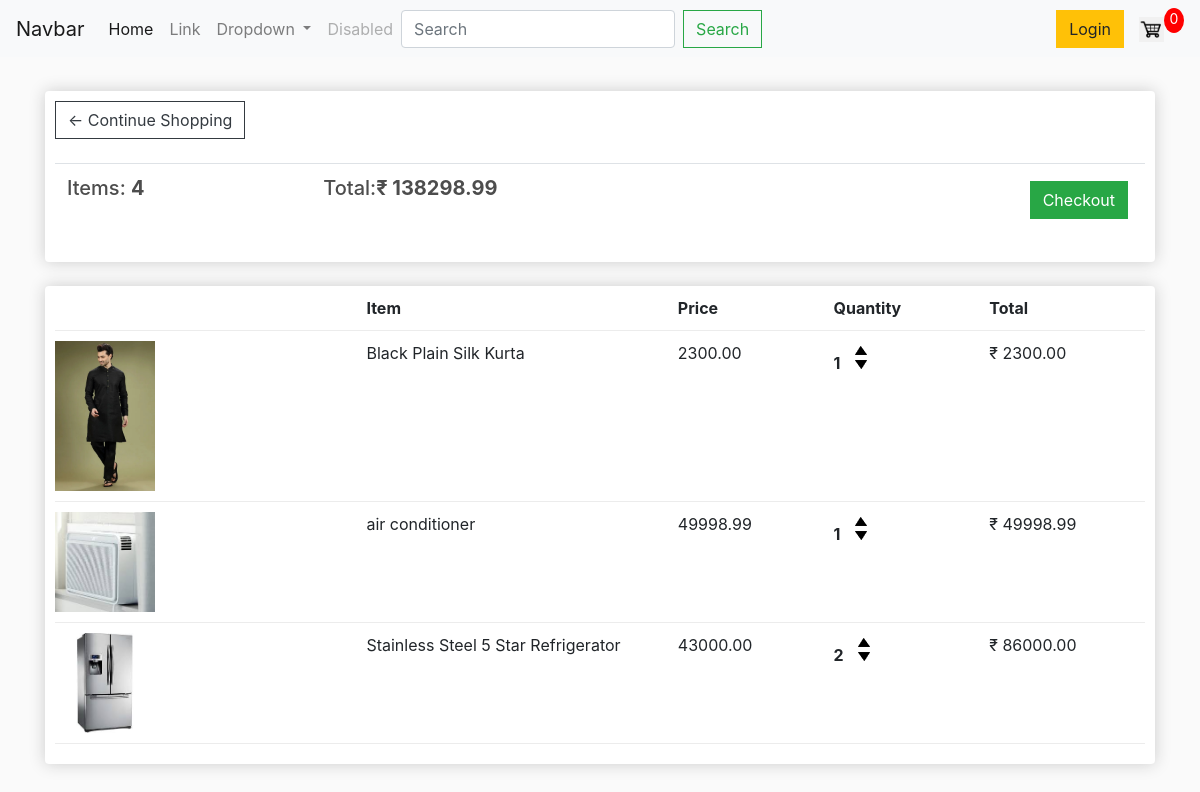
The app's page /cart/ (signed in) with its own data.
### app/models.py (models this page shows, shortened)
class Order(models.Model):
    customer = models.ForeignKey(Customer,on_delete=models.SET_NULL,null=True,blank=True)
    order_number = models.CharField(max_length=20, unique=True,null=True)
    created_at = models.DateTimeField(auto_now_add=True)
    updated_at = models.DateTimeField(auto_now=True)
    status = models.CharField(max_length=20, choices=[
        ('Pending', 'Pending'),
        ('Processing', 'Processing'),
        ('Shipped', 'Shipped'),
        ('Delivered', 'Delivered'),
        ('Canceled', 'Canceled'),
    ],null=True,blank=True)
    complete=models.BooleanField(default=False,null=True,blank=True)
    @property
    def get_cart_total(self):
        orderitem=self.orderitem_set.all()
        total=sum([item.get_total for item in orderitem])
        return total
    @property
    def get_cart_item(self):
        orderitem=self.orderitem_set.all()
        total=sum([item.quantity for item in orderitem])
        return total

class Orderitem(models.Model):
    product=models.ForeignKey(Product,on_delete=models.SET_NULL,null=True)
    order=models.ForeignKey(Order,on_delete=models.SET_NULL,null=True)
    quantity=models.IntegerField(default=0,null=True)
    date_added=models.DateTimeField(auto_now_add=True)
    @property
    def get_total(self):
        total=self.product.price*self.quantity
        return total

class Product(models.Model):
    name = models.CharField(max_length=255)
    description = models.TextField()
    price = models.DecimalField(max_digits=10, decimal_places=2)
    image = models.ImageField(upload_to='pro_img')
    category = models.ForeignKey('Category', on_delete=models.SET_NULL, null=True)
    brand = models.CharField(max_length=100)
    stock_quantity = models.PositiveIntegerField()
    created_at = models.DateTimeField(auto_now_add=True)
    updated_at = models.DateTimeField(auto_now=True)
    catelog=models.ForeignKey('Catelog',on_delete=models.SET_NULL, null=True)

### app/views.py (the view)
# urls.py: path('cart/', views.view_cart,name='cart'),
def view_cart(request):
	if request.user.is_authenticated:
		customer = request.user.customer
		order, created = Order.objects.get_or_create(customer=customer, complete=False)
		items = order.orderitem_set.all()
	else:
		items = []
		order = {'get_cart_total':0, 'get_cart_items':0}
	context = {'items':items, 'order':order}
	return render(request, 'cart.html', context)

### app/templates/cart.html
{% extends 'master.html' %}
{% load static %}
{% block content %}
	<div class="row">
		<div class="col-lg-12">
			<div class="box-element">
				<a  class="btn btn-outline-dark" href="{% url 'product' %}">&#x2190; Continue Shopping</a>
				<br>
				<br>
				<table class="table">
					<tr>
						<th><h5>Items: <strong>{{order.get_cart_item}}</strong></h5></th>
						<th><h5>Total:<strong>₹ {{order.get_cart_total}}</strong></h5></th>
						<th>
							<a  style="float:right; margin:5px;" class="btn btn-success" href="{% url 'checkout' %}">Checkout</a>
						</th>
					</tr>
				</table>
			</div>
			<br>
			<div class="box-element">
				<div class="cart-row">
					<div style="flex:2"></div>
					<div style="flex:2"><strong>Item</strong></div>
					<div style="flex:1"><strong>Price</strong></div>
					<div style="flex:1"><strong>Quantity</strong></div>
					<div style="flex:1"><strong>Total</strong></div>
				</div>
				{%for item in items%}
				<div class="cart-row">
					<div style="flex:2"><img class="row-image" src="/static/images/{{item.product.image}}"></div>
					<div style="flex:2"><p>{{item.product.name}} </p></div>
					<div style="flex:1"><p>{{item.product.price}}</p></div>
					<div style="flex:1">
						<p class="quantity">{{item.quantity}}</p>
						<div class="quantity">
							<img class="chg-quantity" src="{% static  'images/pngs/arrow-up.png' %}">
							<img class="chg-quantity" src="{% static  'images/pngs/arrow-down.png' %}">
						</div>
					</div>
					<div style="flex:1"><p>₹ {{item.get_total}}</p></div>
				</div>
				{%endfor%}
			</div>
		</div>
	</div>
{% endblock content %}

### app/templates/master.html (shortened to what this page needs)
<!DOCTYPE html>
{% load static %}
<html>
<head>
	<link rel="stylesheet" href="https://stackpath.bootstrapcdn.com/bootstrap/4.4.1/css/bootstrap.min.css">
	<link rel="stylesheet" type="text/css" href="{% static 'css/main.css' %}">
</head>
<body>
	<nav class="navbar navbar-expand-lg navbar-light bg-light">
	  <a class="navbar-brand" href="#">Navbar</a>
	  <div class="collapse navbar-collapse" id="navbarSupportedContent">
	    <ul class="navbar-nav mr-auto">
	      <li class="nav-item active">
	        <a class="nav-link" href="#">Home <span class="sr-only">(current)</span></a>
	      </li>
	      <li class="nav-item">
	        <a class="nav-link" href="#">Link</a>
	      </li>
	      <li class="nav-item dropdown">
	        <a class="nav-link dropdown-toggle" href="#" id="navbarDropdown" role="button" data-toggle="dropdown" aria-haspopup="true" aria-expanded="false">
	          Dropdown
	        </a>
	      </li>
	      <li class="nav-item">
	        <a class="nav-link disabled" href="#">Disabled</a>
	      </li>
        <form class="form-inline my-2 my-lg-0">
          <input class="form-control mr-sm-2" type="search" placeholder="Search" aria-label="Search">
          <button class="btn btn-outline-success my-2 my-sm-0" type="submit">Search</button>
        </form>
	    </ul>
      <div class="form-inline my-2 my-lg-0">
               <a href="#"class="btn btn-warning">Login</a>
               <a href="{% url 'cart' %}">
                 <img  id="cart-icon" src="{% static 'images/pngs/cart.png' %}">
               </a>
                <p id="cart-total">0</p>
           </div>
	  </div>
	</nav>
      <div class="container">
            <br>
            {% block content %}
            {% endblock content %}
      </div>
</body>
</html>

### app/static/css/main.css (style rules this page uses)
body { background-color: hsl(0, 0%, 98%); }
h1,h2,h3,h4,h5,h6 { color:hsl(0, 0%, 30%); }
.box-element { box-shadow:hsl(0, 0%, 80%) 0 0 16px; background-color: #fff; border-radius: 4px; padding: 10px; }
#cart-icon { width:25px; display: inline-block; margin-left: 15px; }
#cart-total { display: block; text-align: center; color:#fff; background-color: red; width: 20px; height: 25px; border-radius: 50%; font-size: 14px; }
.col-lg-4, .col-lg-6, .col-lg-8, .col-lg-12 { margin-top: 10px; }
.btn { border-radius: 0; }
.row-image { width: 100px; }
.cart-row { display: flex; align-items: flex-stretch; padding-bottom: 10px; margin-bottom: 10px; border-bottom: 1px solid #ececec; }
.quantity { display: inline-block; font-weight: 700; padding-right:10px; }
.chg-quantity { width: 12px; cursor: pointer; display: block; margin-top: 5px; transition:.1s; }

### records on screen
Order: get_cart_item "4", get_cart_total "138298.99"
Orderitem: product.image (picture), product.name "Black Plain Silk Kurta", product.price "2300.00", quantity "1", get_total "2300.00"
Orderitem: product.image (picture), product.name "air conditioner", product.price "49998.99", quantity "1", get_total "49998.99"
Orderitem: product.image (picture), product.name "Stainless Steel 5 Star Refrigerator", product.price "43000.00", quantity "2", get_total "86000.00"
